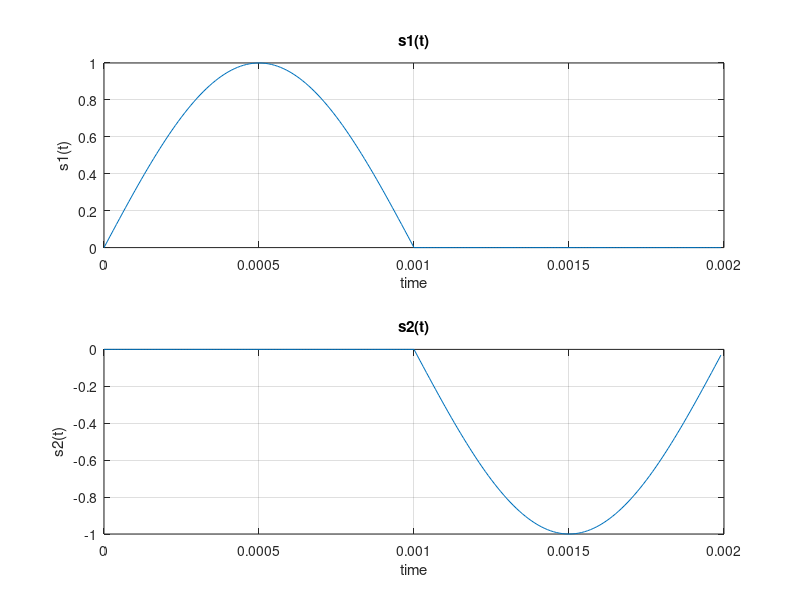
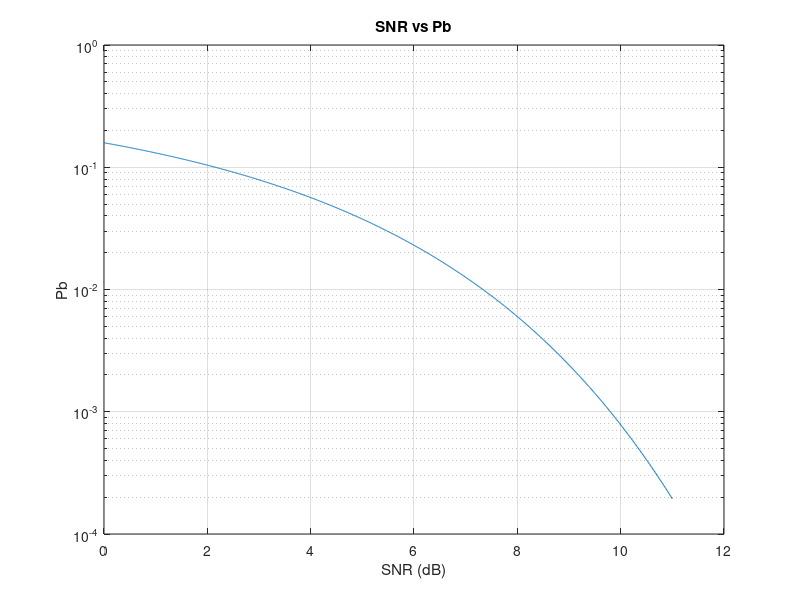
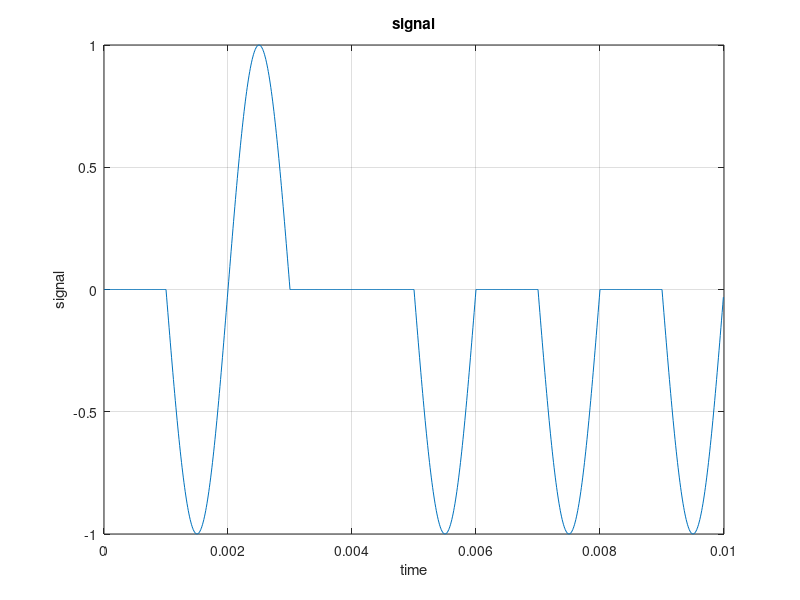
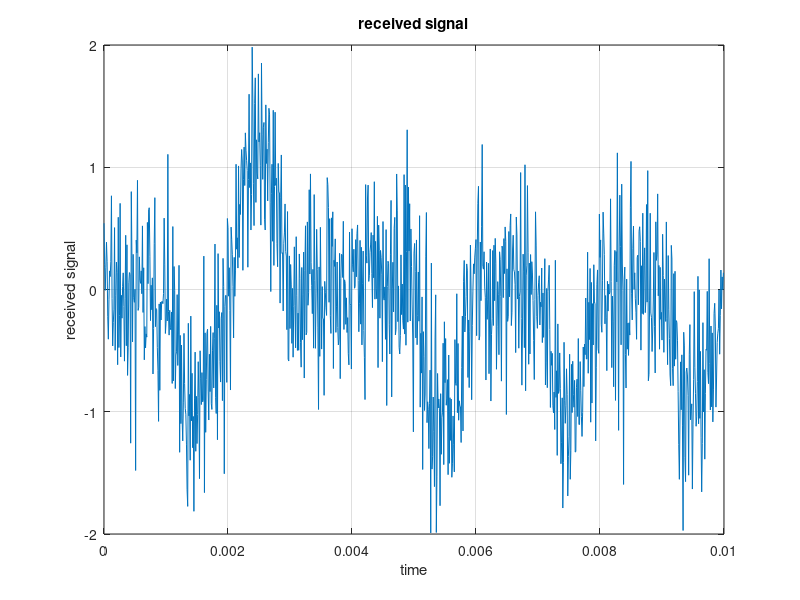

The MATLAB source for these figures, in order:

A = 1;
T = 2*10^-3;

s1 = @(t) A.*sin((2*pi*t)/T) .* (0<=t & t<=T/2);
s2 = @(t) -s1(t- T/2) .* (T/2<=t & t<=T);
Ts = 0.00001;
t = 0:Ts:T-Ts;
fs = 1/Ts;
figure;
% make subplot for the 2 signals
subplot(2,1,1);
plot(t,s1(t));
xlabel('time');
ylabel('s1(t)');
title('s1(t)');
grid on;

subplot(2,1,2);
plot(t,s2(t));
xlabel('time');
ylabel('s2(t)');
title('s2(t)');
grid on;

Eb = A^2*T/4;
% make a vector of SNR values from 0 to 11 dB
SNRdb = 0:0.01:11;
Pb =qfunc(sqrt(10.^(SNRdb/10)));

%plot SNRdb vs Pb
figure;
semilogy(SNRdb,Pb);
xlabel('SNR (dB)');
ylabel('Pb');
title('SNR vs Pb');
grid on;

% make random bits 100 thousand
bit_num = 10^5;
bits = randi([0 1],1,bit_num);
% if the bit is 1 then the signal is s1(t) if 0 the signal is s2(t)
signal = zeros(1,bit_num * length(t));
for i = 1:bit_num
    if bits(i) == 1
        signal((i-1)*length(t)+1:i*length(t)) = s1(t);
    else
        signal((i-1)*length(t)+1:i*length(t)) = s2(t);
    end
end
t_signal = 0:Ts:(bit_num*T);
%plot the signal for 5 T time
figure;
plot(t_signal(1:5*length(t)),signal(1:5*length(t)));
xlabel('time');
ylabel('signal');
title('signal');
grid on;

% add additive white gaussion noise to the signal for all SNR db values
SNRdb = 0:0.01:11;
% make the noise using awgn function
SNR = 10.^(SNRdb/10);
received_signal = awgn(signal,SNR(1),'measured');
% plot the received signal for 5 T time
figure;
plot(t_signal(1:5*length(t)),received_signal(1:5*length(t)));
xlabel('time');
ylabel('received signal');
title('received signal');
grid on;

% make the decision for the received signal and obtain received bits
received_bits = zeros(1,bit_num);
% we will use correlation to decide the received bits
% r(t) * (s1(t) - s2(t))  integral from 0 to T will be positive if the bit is 1
% and negative if the bit is 0

comporator_gama = 0;
for i = 1:bit_num
    % get the received signal for the i th bit
    received_signal_i = received_signal((i-1)*length(t)+1:i*length(t));
    % calculate the correlation
    correlation = sum(received_signal_i) .* (s1(t) - s2(t)) * Ts;
    if correlation > comporator_gama
        received_bits(i) = 1;
    else
        received_bits(i) = 0;
    end
end

% calculate the bit error rate
bit_error_rate = sum(abs(received_bits - bits))/bit_num;
disp(['bit error rate = ',num2str(bit_error_rate)]);



